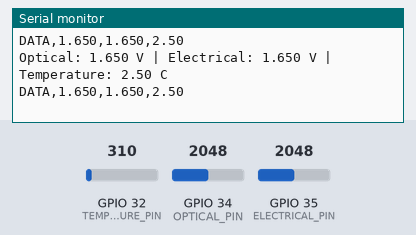
The sketch below on a simulated ESP32. On the bench: the last lines printed to the serial monitor. The test bench sets the inputs (shaded band); at power-on: GPIO 32 (TEMPERATURE_PIN) = 310, GPIO 34 (OPTICAL_PIN) = 2048, GPIO 35 (ELECTRICAL_PIN) = 2048.

Above: at 2.2 s.
2.3 s: GPIO 32 (TEMPERATURE_PIN) set to 372
At 3.6 s:
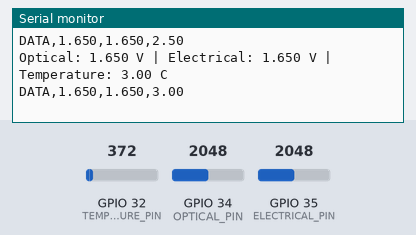
3.8 s: GPIO 34 (OPTICAL_PIN) set to 2866
At 4.8 s:
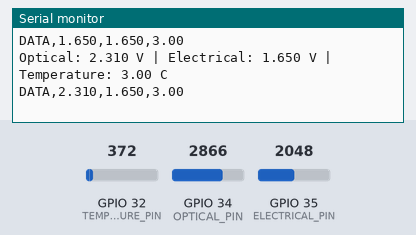
5.3 s: GPIO 35 (ELECTRICAL_PIN) set to 2866
At 6.6 s:
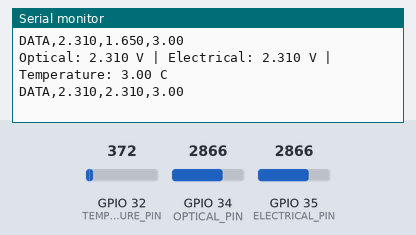
6.8 s: GPIO 32 (TEMPERATURE_PIN) set to 434
At 7.6 s:
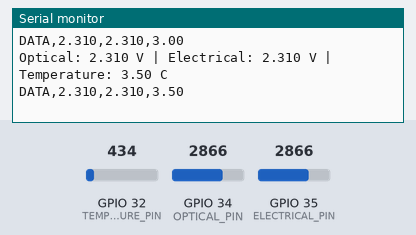
8.3 s: GPIO 34 (OPTICAL_PIN) set to 3603
At 9.6 s:
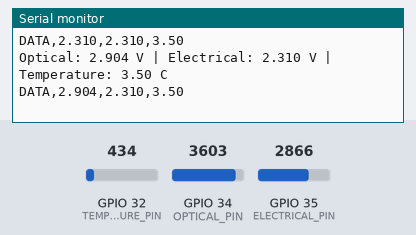
9.8 s: GPIO 35 (ELECTRICAL_PIN) set to 3603
At 10.8 s:
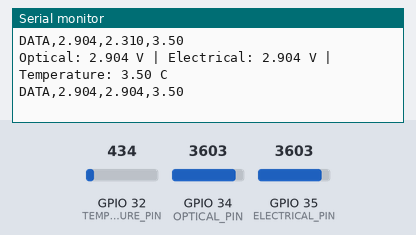
Timing chart, 0 to 12.3 s (numbered marks = the images above; inputs shaded):
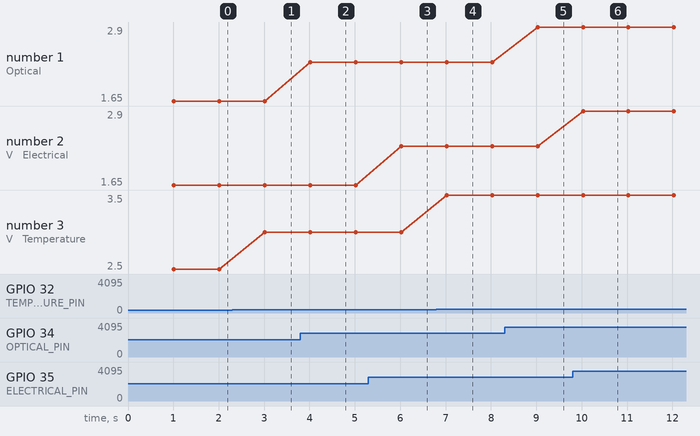

Measured:
- after the input at 2.3 s, the serial monitor: prints a new line after 0.71 s (image 1)
- after the input at 3.8 s, the serial monitor: prints a new line after 0.22 s (image 2)
- after the input at 5.3 s, the serial monitor: prints a new line after 0.72 s (image 3)
- after the input at 6.8 s, the serial monitor: prints a new line after 0.22 s (image 4)
- after the input at 8.3 s, the serial monitor: prints a new line after 0.73 s (image 5)
- after the input at 9.8 s, the serial monitor: prints a new line after 0.23 s (image 6)
- plotted number 1: 1.65 → 2.31 after the input at 3.8 s, 2.31 → 2.9 after the input at 8.3 s
- plotted number 3: 2.5 → 3 after the input at 2.3 s, 3 → 3.5 after the input at 6.8 s

The sketch:

puresense_esp32.ino
```cpp
/*
   ============================================================
   PURESense ESP32 Firmware
   ============================================================

   Reads three analog channels:

   Optical sensor
   Electrical sensor
   Temperature/analog sensor

   Sends readings through Serial.

   IMPORTANT:
   The pin numbers below are example ADC pins.
   Change them to match your actual circuit.
*/


// ============================================================
// SENSOR PINS
// ============================================================

const int OPTICAL_PIN = 34;

const int ELECTRICAL_PIN = 35;

const int TEMPERATURE_PIN = 32;


// ============================================================
// SETUP
// ============================================================

void setup()
{

    Serial.begin(115200);

    delay(1000);


    Serial.println();

    Serial.println(
        "================================"
    );

    Serial.println(
        "PURESense ESP32"
    );

    Serial.println(
        "Multisensor Acquisition System"
    );

    Serial.println(
        "================================"
    );

}


// ============================================================
// READ SENSOR
// ============================================================

float readOptical()
{

    int raw =
        analogRead(
            OPTICAL_PIN
        );


    float voltage =
        (raw / 4095.0) * 3.3;


    return voltage;

}


float readElectrical()
{

    int raw =
        analogRead(
            ELECTRICAL_PIN
        );


    float voltage =
        (raw / 4095.0) * 3.3;


    return voltage;

}


float readTemperature()
{

    int raw =
        analogRead(
            TEMPERATURE_PIN
        );


    float voltage =
        (raw / 4095.0) * 3.3;


    /*
       This is currently an analog
       demonstration conversion.

       Replace this calculation with
       the correct equation for your
       actual temperature sensor.
    */

    float temperature =
        voltage * 10.0;


    return temperature;

}


// ============================================================
// LOOP
// ============================================================

void loop()
{

    float optical =
        readOptical();


    float electrical =
        readElectrical();


    float temperature =
        readTemperature();


    // --------------------------------------------------------
    // Human-readable output
    // --------------------------------------------------------

    Serial.print(
        "Optical: "
    );

    Serial.print(
        optical,
        3
    );


    Serial.print(
        " V"
    );


    Serial.print(
        " | Electrical: "
    );

    Serial.print(
        electrical,
        3
    );


    Serial.print(
        " V"
    );


    Serial.print(
        " | Temperature: "
    );

    Serial.print(
        temperature,
        2
    );


    Serial.println(
        " C"
    );


    // --------------------------------------------------------
    // Machine-readable output
    // --------------------------------------------------------

    Serial.print(
        "DATA,"
    );

    Serial.print(
        optical,
        3
    );

    Serial.print(
        ","
    );

    Serial.print(
        electrical,
        3
    );

    Serial.print(
        ","
    );

    Serial.println(
        temperature,
        2
    );


    delay(1000);

}
```
